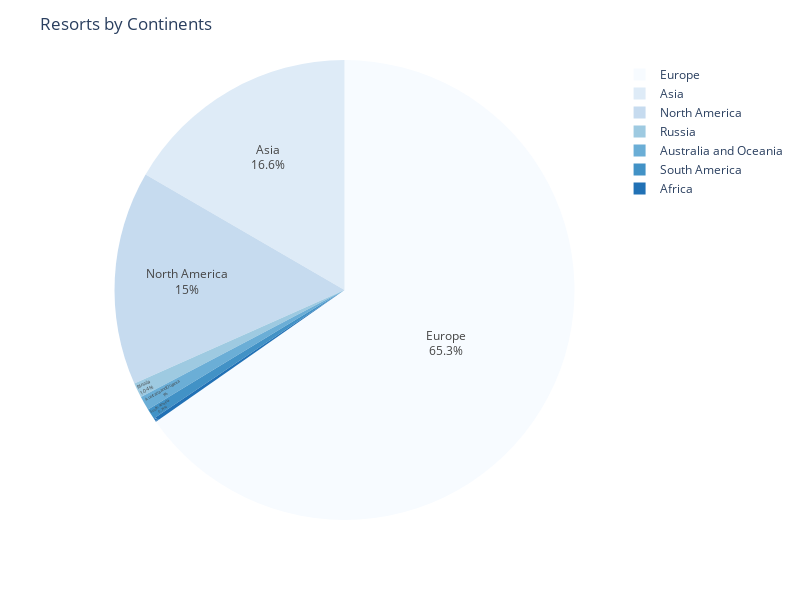

Source (notebook cell):
### Code cell
#Create a pie chart with suma of percent by Continent
continent = px.pie(skiresort_continent, values=skiresort_continent.values, names=skiresort_continent.index,color_discrete_sequence=px.colors.sequential.Blues)
continent.update_traces(textposition='inside', textinfo='percent+label',pull=[0, 0,0, 0,0,0,0,0,0,0,0,0,0])
continent.update_layout(title_text='Resorts by Continents', width=800,height=600)
continent.show()

### Figure 1 — Plotly figure (JSON) as saved in the notebook; plotly's stock layout.template omitted (floating-point values rounded to 4 significant figures)
{"data": [{"domain": {"x": [0, 1], "y": [0, 1]}, "hovertemplate": "Continent=%{label}<br>value=%{value}<extra></extra>", "labels": ["Africa", "Asia", "Australia and Oceania", "Europe", "North America", "Russia", "South America"], "legendgroup": "", "name": "", "pull": [0, 0, 0, 0, 0, 0, 0, 0, 0, 0, 0, 0, 0], "showlegend": true, "textinfo": "percent+label", "textposition": "inside", "type": "pie", "values": [0.26, 16.63, 1, 65.3, 15.03, 1.04, 0.74]}], "layout": {"height": 600, "legend": {"tracegroupgap": 0}, "margin": {"t": 60}, "piecolorway": ["rgb(247,251,255)", "rgb(222,235,247)", "rgb(198,219,239)", "rgb(158,202,225)", "rgb(107,174,214)", "rgb(66,146,198)", "rgb(33,113,181)", "rgb(8,81,156)", "rgb(8,48,107)"], "title": {"text": "Resorts by Continents"}, "width": 800}}
